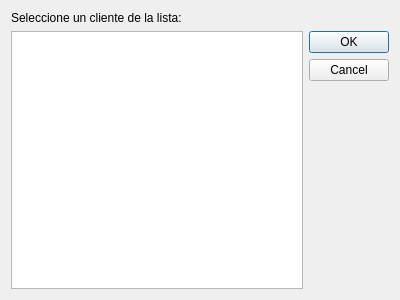
<?xml version="1.0" encoding="UTF-8"?>
<ui version="4.0">
 <class>DialogClientSelector</class>
 <widget class="QDialog" name="DialogClientSelector">
  <property name="geometry">
   <rect>
    <x>0</x>
    <y>0</y>
    <width>400</width>
    <height>300</height>
   </rect>
  </property>
  <property name="windowTitle">
   <string>Seleccione un cliente</string>
  </property>
  <layout class="QVBoxLayout" name="verticalLayout">
   <item>
    <widget class="QLabel" name="label">
     <property name="text">
      <string>Seleccione un cliente de la lista:</string>
     </property>
    </widget>
   </item>
   <item>
    <layout class="QHBoxLayout" name="horizontalLayout_2">
     <item>
      <widget class="QListWidget" name="list">
       <property name="editTriggers">
        <set>QAbstractItemView::NoEditTriggers</set>
       </property>
       <property name="alternatingRowColors">
        <bool>true</bool>
       </property>
      </widget>
     </item>
     <item>
      <widget class="QDialogButtonBox" name="buttonBox">
       <property name="orientation">
        <enum>Qt::Vertical</enum>
       </property>
       <property name="standardButtons">
        <set>QDialogButtonBox::Cancel|QDialogButtonBox::Ok</set>
       </property>
      </widget>
     </item>
    </layout>
   </item>
  </layout>
 </widget>
 <resources/>
 <connections>
  <connection>
   <sender>buttonBox</sender>
   <signal>accepted()</signal>
   <receiver>DialogClientSelector</receiver>
   <slot>accept()</slot>
   <hints>
    <hint type="sourcelabel">
     <x>248</x>
     <y>254</y>
    </hint>
    <hint type="destinationlabel">
     <x>157</x>
     <y>274</y>
    </hint>
   </hints>
  </connection>
  <connection>
   <sender>buttonBox</sender>
   <signal>rejected()</signal>
   <receiver>DialogClientSelector</receiver>
   <slot>reject()</slot>
   <hints>
    <hint type="sourcelabel">
     <x>316</x>
     <y>260</y>
    </hint>
    <hint type="destinationlabel">
     <x>286</x>
     <y>274</y>
    </hint>
   </hints>
  </connection>
 </connections>
</ui>
